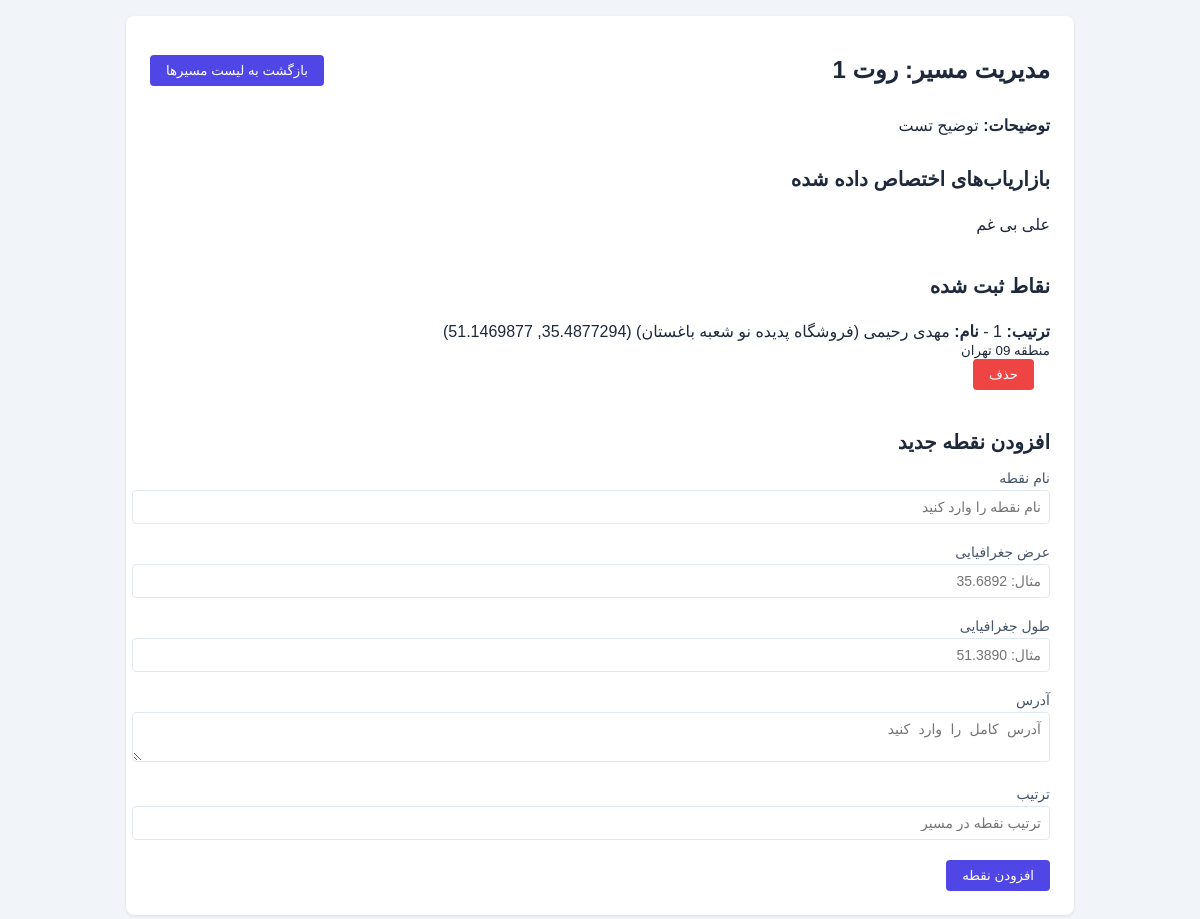
/admin/routes/1 (signed in), run on the app's committed database.
### models.py (models this page shows, shortened)
class Route(db.Model):
    __tablename__ = 'route'
    id = db.Column(db.Integer, primary_key=True)
    name = db.Column(db.String(100), nullable=False)
    description = db.Column(db.Text, nullable=True)
    created_at = db.Column(db.DateTime, default=datetime.utcnow)
    is_active = db.Column(db.Boolean, default=True)
    points = db.relationship('RoutePoint', backref='route', lazy=True, order_by='RoutePoint.order')
    assignments = db.relationship('RouteAssignment', backref='route', lazy=True)

class RouteAssignment(db.Model):
    __tablename__ = 'route_assignment'
    id = db.Column(db.Integer, primary_key=True)
    route_id = db.Column(db.Integer, db.ForeignKey('route.id'), nullable=False)
    marketer_id = db.Column(db.Integer, db.ForeignKey('user.id'), nullable=False)
    assigned_at = db.Column(db.DateTime, default=datetime.utcnow)
    is_active = db.Column(db.Boolean, default=True)
    completed = db.Column(db.Boolean, default=False)
    completed_at = db.Column(db.DateTime, nullable=True)

class User(db.Model, UserMixin):
    __tablename__ = 'user'  # optional table name
    id = db.Column(db.Integer, primary_key=True, autoincrement=True)
    username = db.Column(db.String(50), unique=True, nullable=False)
    password = db.Column(db.String(255), nullable=False)
    role = db.Column(db.String(20), nullable=False, default='marketer')
    email = db.Column(db.String(120), unique=True, nullable=True)
    fullname = db.Column(db.String(120), nullable=True)
    is_active = db.Column(db.Boolean, default=True)
    assigned_routes = db.relationship('RouteAssignment', backref='marketer', lazy=True)

class RoutePoint(db.Model):
    __tablename__ = 'route_point'
    id = db.Column(db.Integer, primary_key=True)
    route_id = db.Column(db.Integer, db.ForeignKey('route.id'), nullable=False)
    latitude = db.Column(db.Float, nullable=False)
    longitude = db.Column(db.Float, nullable=False)
    name = db.Column(db.String(100), nullable=True)
    address = db.Column(db.Text, nullable=True)
    order = db.Column(db.Integer, nullable=False)
    created_at = db.Column(db.DateTime, default=datetime.utcnow)

### app.py (the view, shortened to what this page needs)
    @app.route('/admin/routes/<int:route_id>', methods=['GET', 'POST'])
    @login_required
    def admin_route_detail(route_id):
        if current_user.role != 'admin':
            flash('دسترسی غیرمجاز!', 'danger')
            return redirect(url_for('dashboard'))
        route = Route.query.get_or_404(route_id)
        point_form = RoutePointForm()
        return render_template('admin/route_detail.html', route=route, point_form=point_form)

### forms.py
class RoutePointForm(FlaskForm):
    name = StringField('نام نقطه', validators=[DataRequired()])
    latitude = FloatField('عرض جغرافیایی', validators=[
        DataRequired(),
        NumberRange(min=-90, max=90)
    ])
    longitude = FloatField('طول جغرافیایی', validators=[
        DataRequired(),
        NumberRange(min=-180, max=180)
    ])
    address = TextAreaField('آدرس', validators=[Optional()])
    order = IntegerField('ترتیب', validators=[DataRequired()])
    submit = SubmitField('افزودن نقطه')

### templates/admin/route_detail.html (shortened to what this page needs)
<!DOCTYPE html>
<html lang="fa" dir="rtl">
<head>
  <link href="https://cdn.jsdelivr.net/gh/rastikerdar/vazirmatn@v33.003/Vazirmatn-font-face.css" rel="stylesheet" />
</head>
<body>
  <div class="container">
    <div class="actions-bar">
      <h1>مدیریت مسیر: {{ route.name }}</h1>
      <button class="btn btn-primary" onclick="window.location.href='{{ url_for('admin_routes') }}'">
        بازگشت به لیست مسیرها
      </button>
    </div>
    <div class="route-info">
      <p><strong>توضیحات:</strong> {{ route.description or 'بدون توضیحات' }}</p>
    </div>
    <h2>بازاریاب‌های اختصاص داده شده</h2>
    <div class="assigned-marketers">
      {% if route.assignments|length > 0 %}
        <ul>
          {% for assignment in route.assignments %}
            <li>{{ assignment.marketer.fullname or assignment.marketer.username }}</li>
          {% endfor %}
        </ul>
      {% else %}
        <p>هنوز بازاریابی به این مسیر اختصاص داده نشده است.</p>
      {% endif %}
    </div>
    <h2>نقاط ثبت شده</h2>
    <div class="points-list">
      {% if route.points|length > 0 %}
        <ul>
          {% for point in route.points %}
            <li class="point-item">
              <strong>ترتیب:</strong> {{ point.order }} -
              <strong>نام:</strong> {{ point.name }}
              <span>({{ point.latitude }}, {{ point.longitude }})</span><br>
              {% if point.address %}
                <small>{{ point.address }}</small><br>
              {% endif %}
              <form action="{{ url_for('delete_route_point', route_id=route.id, point_id=point.id) }}"
                    method="POST"
                    onsubmit="return confirm('آیا مطمئنید که می‌خواهید حذف کنید؟');">
                <button type="submit" class="btn-danger">حذف</button>
              </form>
            </li>
          {% endfor %}
        </ul>
      {% else %}
        <p>هیچ نقطه‌ای برای این مسیر ثبت نشده است.</p>
      {% endif %}
    </div>
    <h2>افزودن نقطه جدید</h2>
    <form class="point-form" method="POST" action="{{ url_for('admin_route_detail', route_id=route.id) }}">
      <label for="name">{{ point_form.name.label.text }}</label>
      {{ point_form.name(id="name", placeholder="نام نقطه را وارد کنید") }}
      <label for="latitude">{{ point_form.latitude.label.text }}</label>
      {{ point_form.latitude(id="latitude", placeholder="مثال: 35.6892") }}
      <label for="longitude">{{ point_form.longitude.label.text }}</label>
      {{ point_form.longitude(id="longitude", placeholder="مثال: 51.3890") }}
      <label for="address">{{ point_form.address.label.text }}</label>
      {{ point_form.address(id="address", rows="2", placeholder="آدرس کامل را وارد کنید") }}
      <label for="order">{{ point_form.order.label.text }}</label>
      {{ point_form.order(id="order", placeholder="ترتیب نقطه در مسیر") }}
      <button type="submit">افزودن نقطه</button>
    </form>
  </div>
</body>
</html>

### templates/admin/route_detail.html (style rules this page uses)
body { margin: 0; padding: 1rem; font-family: 'Vazirmatn', sans-serif; background-color: #f1f5f9; color: #1e293b; }
.container { max-width: 900px; margin: 0 auto; background: #fff; padding: 1.5rem; border-radius: 0.5rem; box-shadow: 0 1px 3px rgba(0,0,0,0.1); }
h1 { font-size: 1.5rem; margin-bottom: 1rem; }
h2 { font-size: 1.25rem; margin-top: 2rem; margin-bottom: 1rem; }
.route-info { margin-bottom: 1.5rem; }
.assigned-marketers, .points-list { margin-bottom: 1.5rem; }
ul { list-style-type: none; padding: 0; margin: 0; }
li { padding: 0.5rem 0; border-bottom: 1px solid #e2e8f0; }
li:last-child { border-bottom: none; }
.point-item form { display: inline-block; margin-right: 1rem; }
button.btn-danger { background: #ef4444; color: #fff; border: none; padding: 0.5rem 1rem; border-radius: 0.25rem; cursor: pointer; }
.point-form { margin-top: 1rem; }
.point-form label { display: block; margin-top: 0.75rem; margin-bottom: 0.25rem; font-size: 0.875rem; color: #475569; font-weight: 500; }
.point-form input, .point-form textarea { width: 100%; padding: 0.5rem; font-size: 0.875rem; margin-bottom: 0.5rem; border: 1px solid #e2e8f0; border-radius: 0.25rem; }
.point-form button { background: #4f46e5; color: #fff; border: none; padding: 0.5rem 1rem; border-radius: 0.25rem; cursor: pointer; margin-top: 0.75rem; }
.actions-bar { margin-bottom: 1rem; display: flex; justify-content: space-between; align-items: center; }
.btn { cursor: pointer; padding: 0.5rem 1rem; border-radius: 0.25rem; font-weight: 500; border: none; color: #fff; }
.btn-primary { background-color: #4f46e5; }

### data on the page
Route: name "روت 1", description "توضیح تست"
RouteAssignment: marketer "علی بی غم"
RoutePoint: name "مهدی رحیمی (فروشگاه پدیده نو شعبه باغستان)", latitude "35.4877294", longitude "51.1469877", address "منطقه 09 تهران"

### other printed values
{{ point_form.name.label.text }} "نام نقطه"
{{ point_form.latitude.label.text }} "عرض جغرافیایی"
{{ point_form.longitude.label.text }} "طول جغرافیایی"
{{ point_form.address.label.text }} "آدرس"
{{ point_form.order.label.text }} "ترتیب"
